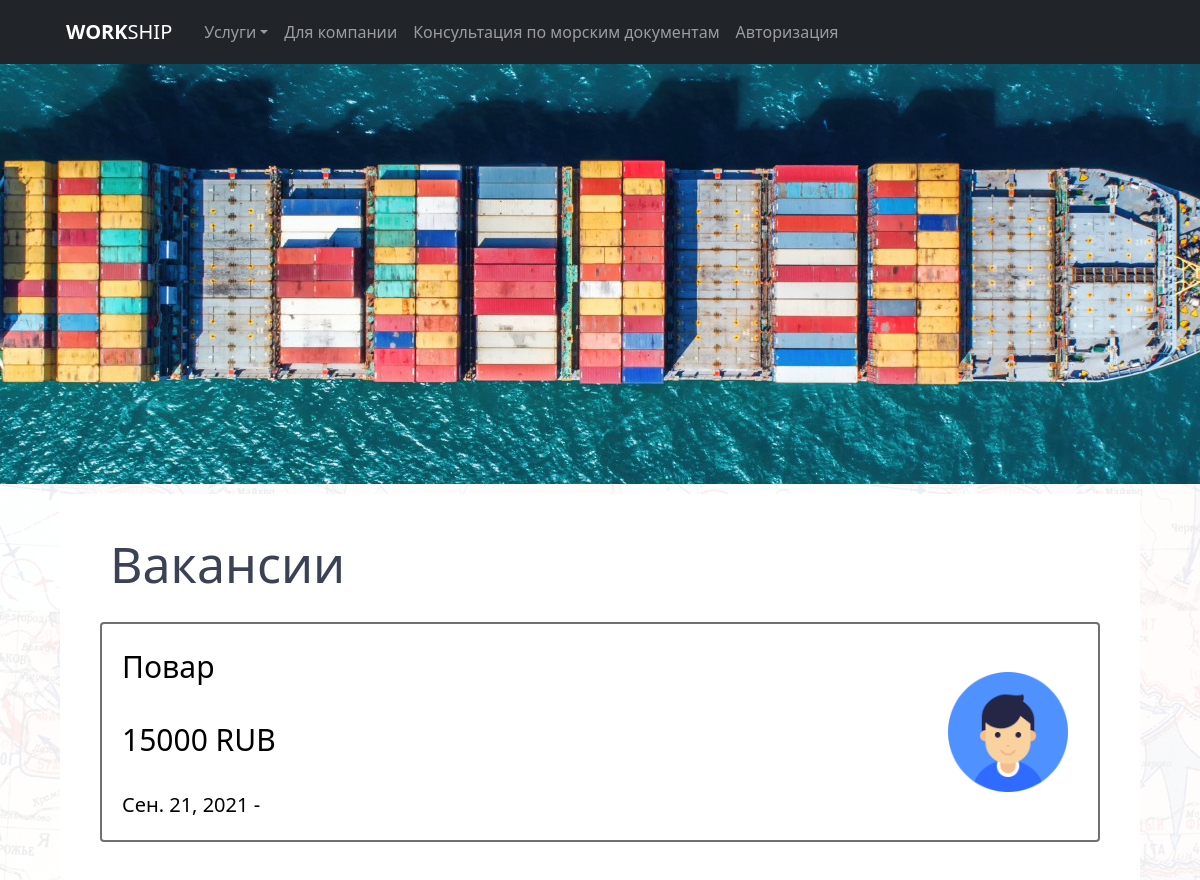
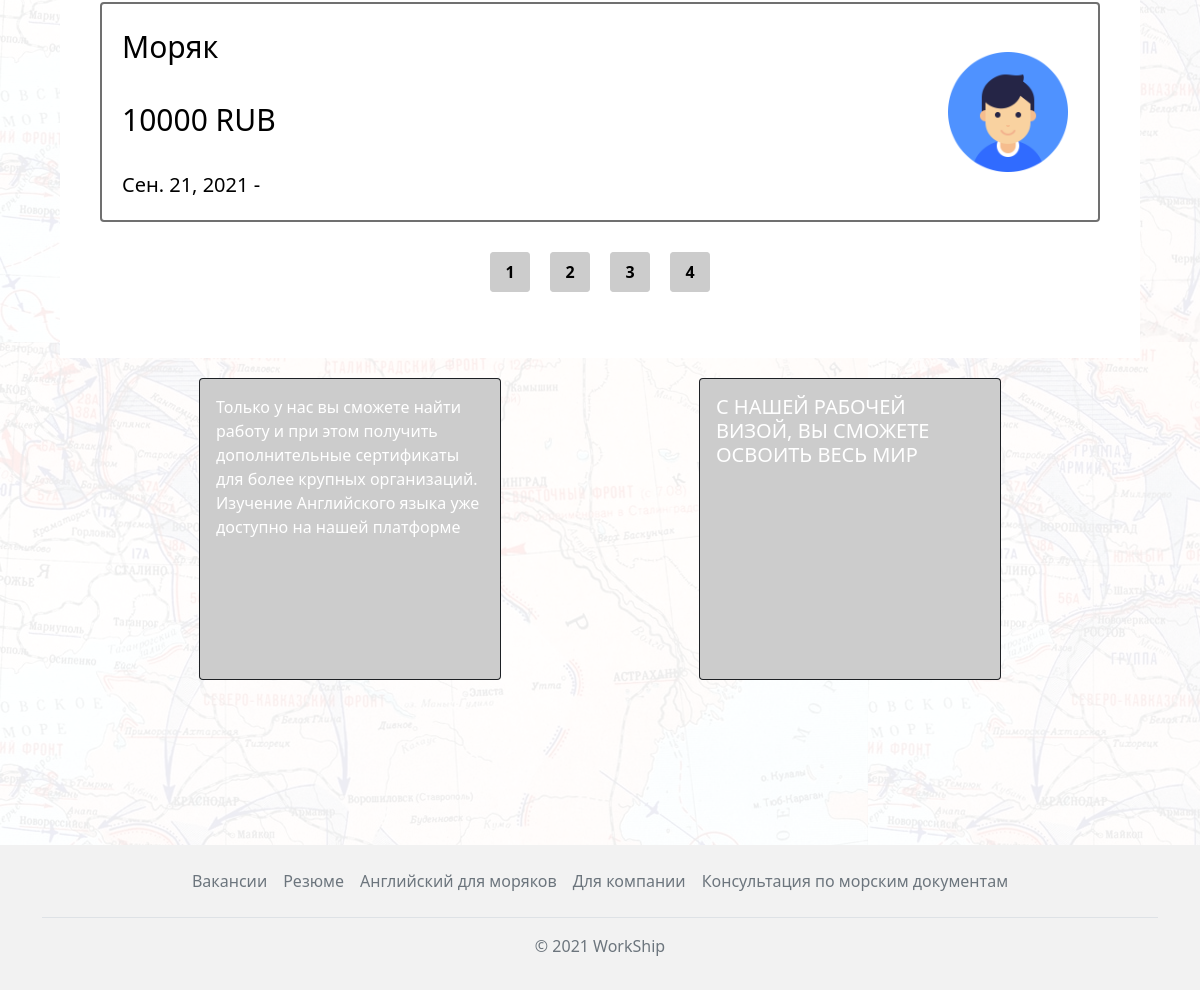
The page / on the database its author committed (2 pictures, top to bottom).
### vacancies/models.py (models this page shows, shortened)
class Vacancy(models.Model):
    company = models.CharField('Компания', max_length=255)
    title = models.CharField('Должность', max_length=255)
    salary = models.CharField('Зарплата', max_length=255)
    vessel_type = models.CharField('Тип судна', max_length=255, default="")
    date_start = models.DateField('Дата посадки')
    landing = models.CharField('Место посадки', max_length=255, default="")
    contract_term = models.CharField('Срок контракта', max_length=255, default="")
    image = models.ImageField(verbose_name='Изображение', upload_to=image_directory_path, storage=image_storage, default='defaultuser.png')
    time_create = models.DateTimeField('Дата создания', auto_now_add=True, null=True)
    time_update = models.DateTimeField('Дата изменения', auto_now=True, null=True)
    is_published = models.BooleanField('Публикация', default=True)
    def get_absolute_url(self):
        return reverse('vacancies_detail', kwargs={'vacancy_id': self.pk})
    class Meta:
        verbose_name = 'Вакансия'
        verbose_name_plural = 'Вакансии'
        ordering = ['-time_create', 'title']

### main/views.py (the view)
# urls.py: path('', views.index, name='home'),
def index(request):
    vacancies = Vacancy.objects.all()
    return render(request, 'main/index.html', {'vacancies': vacancies})

### main/templates/main/index.html (shortened to what this page needs)
{% extends 'main/layout.html' %}
{% load static %}
{% block content %}
<main>
      <div class="index_logo">
        <img src="{%  static 'main/img/mainlogo.jpg' %}" alt="">
      </div>
      <div class="wrapper">
        <div class="vacancies">
          <div class="vacancies__header">
            <h2>Вакансии</h2>
          </div>
          {% if vacancies %}
           <div class="vacancies__container">
              {% for vacancy in vacancies %}
               <a href="{{ vacancy.get_absolute_url }}">
                <div class="vacancy">
                  <div class="vacancy__title">{{ vacancy.title }}</div>
                  <div class="vacancy__salary">{{ vacancy.salary }}</div>
                  <div class="vacancy__date">{{ vacancy.date_start }} - {{ vacancy.date_end }}</div>
                  <div class="vacancy__logo"><img src="{{vacancy.image.url}}" alt=""></div>
                </div>
               </a>
              {% endfor %}
              </div>
            {% else %}
              <p>Вакансий не обнаружено</p>
            {% endif %}
          <nav class="vacancies__pages">
            <ul>
              <li><a href="#">1</a></li>
              <li><a href="#">2</a></li>
              <li><a href="#">3</a></li>
              <li><a href="#">4</a></li>
            </ul>
          </nav>
        </div>
        <div class="slider_index">
          <div class="slider_index__container">
            <div class="card bg-dark text-white">
                <img src="https://via.placeholder.com/300x300" class="card-img" alt="...">
                <div class="card-img-overlay">
                <p class="card-text">Только у нас вы сможете найти работу и при этом получить
                дополнительные сертификаты для более крупных организаций.
                Изучение Английского языка уже доступно на нашей платформе</p>
                </div>
            </div>
            <div class="card bg-dark text-white">
                <img src="https://via.placeholder.com/300x300" class="card-img" alt="...">
                <div class="card-img-overlay">
                <h5 class="card-title">С НАШЕЙ РАБОЧЕЙ ВИЗОЙ, ВЫ СМОЖЕТЕ ОСВОИТЬ ВЕСЬ МИР</h5>
                </div>
            </div>
          </div>
        </div>
      </div>
    </main>
{% endblock %}

### main/static/main/style/css/style.css (style rules this page uses)
* { padding: 0; margin: 0; -webkit-box-sizing: border-box; box-sizing: border-box; font-family: "Segoe UI", Tahoma, Geneva, Verdana, sans-serif; scroll-behavior: smooth; }
html, body { height: 100%; }
html main, body main { height: 100%; padding-bottom: 150px; }
.index_logo { display: block; width: 100%; height: 420px; background-color: #ccc; overflow: hidden; position: relative; }
.index_logo img { min-width: 100%; position: absolute; left: 50%; top: 50%; -webkit-transform: translate(-50%, -50%); -ms-transform: translate(-50%, -50%); transform: translate(-50%, -50%); }
.vacancies { display: block; width: 1080px; margin: 10px auto; padding: 40px; background-color: #fff; }
.vacancies__header h2 { font-weight: 400; font-size: 50px; margin-left: 10px; color: #3c4255; }
.vacancies__container { display: -webkit-box; display: -webkit-flex; display: -ms-flexbox; display: flex; -webkit-box-orient: vertical; -webkit-box-direction: normal; -webkit-flex-direction: column; -ms-flex-direction: column; flex-direction: column; -webkit-box-pack: justify; -webkit-justify-content: space-between; -ms-flex-pack: justify; justify-content: space-between; }
.vacancies__container a { display: block; text-decoration: none; color: initial; width: 100%; height: 220px; margin: 20px 0; -webkit-transition: 0.2s; -o-transition: 0.2s; transition: 0.2s; }
.vacancies__container .vacancy { position: relative; display: -webkit-box; display: -webkit-flex; display: -ms-flexbox; display: flex; -webkit-box-orient: vertical; -webkit-box-direction: normal; -webkit-flex-direction: column; -ms-flex-direction: column; flex-direction: column; -webkit-box-pack: justify; -webkit-justify-content: space-between; -ms-flex-pack: justify; justify-content: space-between; width: 100%; height: 100%; border: 2px solid #707070; -webkit-border-radius: 4px; border-radius: 4px; padding: 20px; }
.vacancies__container .vacancy__title, .vacancies__container .vacancy__salary { font-size: 30px; }
.vacancies__container .vacancy__date { font-size: 20px; }
.vacancies__container .vacancy__logo { position: absolute; right: 30px; top: 50%; -webkit-transform: translateY(-50%); -ms-transform: translateY(-50%); transform: translateY(-50%); width: 120px; height: 120px; }
.vacancies__container .vacancy__logo img { width: 100%; }
.vacancies__pages ul { display: -webkit-box; display: -webkit-flex; display: -ms-flexbox; display: flex; -webkit-box-pack: center; -webkit-justify-content: center; -ms-flex-pack: center; justify-content: center; list-style: none; padding: 0; }
.vacancies__pages ul li { display: block; margin: 10px; width: 40px; height: 40px; background-color: #e2e2e2; text-decoration: none; text-align: center; line-height: 40px; color: #000; font-weight: bold; -webkit-border-radius: 4px; border-radius: 4px; }
.vacancies__pages ul li a { display: block; width: 100%; height: 100%; -webkit-transition: color 0.2s; -o-transition: color 0.2s; transition: color 0.2s; background-color: #ccc; text-decoration: none; text-align: center; line-height: 40px; color: #000; font-weight: bold; -webkit-border-radius: 4px; border-radius: 4px; }
.slider_index { width: 100%; padding: 10px 100px; display: -webkit-box; display: -webkit-flex; display: -ms-flexbox; display: flex; }
.slider_index__container { display: -webkit-box; display: -webkit-flex; display: -ms-flexbox; display: flex; width: 100%; -webkit-justify-content: space-around; -ms-flex-pack: distribute; justify-content: space-around; }

### rows shown on the page
Vacancy: title "Повар", salary "15000 RUB", date_start "Сен. 21, 2021", image (placeholder picture)
Vacancy: title "Моряк", salary "10000 RUB", date_start "Сен. 21, 2021", image (placeholder picture)
